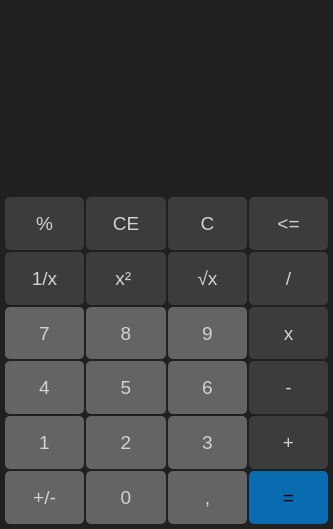
 <widget class="QMainWindow" name="MainWindow">
  <property name="enabled">
   <bool>true</bool>
  </property>
  <property name="geometry">
   <rect>
    <x>0</x>
    <y>0</y>
    <width>333</width>
    <height>529</height>
   </rect>
  </property>
  <property name="sizePolicy">
   <sizepolicy hsizetype="Fixed" vsizetype="Fixed">
    <horstretch>0</horstretch>
    <verstretch>0</verstretch>
   </sizepolicy>
  </property>
  <property name="focusPolicy">
   <enum>Qt::NoFocus</enum>
  </property>
  <property name="contextMenuPolicy">
   <enum>Qt::NoContextMenu</enum>
  </property>
  <property name="acceptDrops">
   <bool>false</bool>
  </property>
  <property name="windowTitle">
   <string notr="true">Calculator</string>
  </property>
  <property name="windowOpacity">
   <double>1.000000000000000</double>
  </property>
  <property name="toolTipDuration">
   <number>-1</number>
  </property>
  <property name="styleSheet">
   <string notr="true">background-color:rgb(32, 32, 32);
color:rgb(210, 210, 210);
border: 0px;</string>
  </property>
  <property name="toolButtonStyle">
   <enum>Qt::ToolButtonTextOnly</enum>
  </property>
  <property name="dockOptions">
   <set>QMainWindow::AnimatedDocks</set>
  </property>
  <widget class="QWidget" name="centralwidget">
   <layout class="QVBoxLayout" name="verticalLayout_2">
    <property name="sizeConstraint">
     <enum>QLayout::SetDefaultConstraint</enum>
    </property>
    <property name="leftMargin">
     <number>5</number>
    </property>
    <property name="topMargin">
     <number>5</number>
    </property>
    <property name="rightMargin">
     <number>5</number>
    </property>
    <property name="bottomMargin">
     <number>5</number>
    </property>
    <item>
     <layout class="QGridLayout" name="gridLayout_2">
      <property name="sizeConstraint">
       <enum>QLayout::SetNoConstraint</enum>
      </property>
      <property name="topMargin">
       <number>0</number>
      </property>
      <property name="bottomMargin">
       <number>0</number>
      </property>
      <property name="spacing">
       <number>0</number>
      </property>
      <item row="1" column="0">
       <layout class="QGridLayout" name="gridLayout">
        <property name="sizeConstraint">
         <enum>QLayout::SetFixedSize</enum>
        </property>
        <property name="spacing">
         <number>2</number>
        </property>
        <item row="1" column="3">
         <widget class="QPushButton" name="pushButton_24">
          <property name="sizePolicy">
           <sizepolicy hsizetype="Minimum" vsizetype="Expanding">
            <horstretch>0</horstretch>
            <verstretch>0</verstretch>
           </sizepolicy>
          </property>
          <property name="styleSheet">
           <string notr="true">font: 14pt;
background-color:rgb(60, 60, 60);
border-radius: 5px;</string>
          </property>
          <property name="text">
           <string>&lt;=</string>
          </property>
          <property name="autoExclusive">
           <bool>false</bool>
          </property>
          <property name="autoDefault">
           <bool>false</bool>
          </property>
          <property name="default">
           <bool>false</bool>
          </property>
          <property name="flat">
           <bool>false</bool>
          </property>
         </widget>
        </item>
        <item row="3" column="1">
         <widget class="QPushButton" name="pushButton_11">
          <property name="sizePolicy">
           <sizepolicy hsizetype="Minimum" vsizetype="Expanding">
            <horstretch>0</horstretch>
            <verstretch>0</verstretch>
           </sizepolicy>
          </property>
          <property name="font">
           <font>
            <family>MS Shell Dlg 2</family>
            <pointsize>14</pointsize>
            <weight>50</weight>
            <italic>false</italic>
            <bold>false</bold>
           </font>
          </property>
          <property name="styleSheet">
           <string notr="true">font: 14pt;
background-color:rgb(100, 100, 100);
border-radius: 5px;</string>
          </property>
          <property name="text">
           <string>8</string>
          </property>
          <property name="autoExclusive">
           <bool>false</bool>
          </property>
          <property name="autoDefault">
           <bool>false</bool>
          </property>
          <property name="default">
           <bool>false</bool>
          </property>
          <property name="flat">
           <bool>false</bool>
          </property>
         </widget>
        </item>
        <item row="1" column="2">
         <widget class="QPushButton" name="pushButton_19">
          <property name="enabled">
           <bool>true</bool>
          </property>
          <property name="sizePolicy">
           <sizepolicy hsizetype="Minimum" vsizetype="Expanding">
            <horstretch>0</horstretch>
            <verstretch>0</verstretch>
           </sizepolicy>
          </property>
          <property name="font">
           <font>
            <family>MS Shell Dlg 2</family>
            <pointsize>14</pointsize>
            <weight>50</weight>
            <italic>false</italic>
            <bold>false</bold>
           </font>
          </property>
          <property name="styleSheet">
           <string notr="true">font: 14pt;
background-color:rgb(60, 60, 60);
border-radius: 5px;</string>
          </property>
          <property name="text">
           <string>C</string>
          </property>
          <property name="autoExclusive">
           <bool>false</bool>
          </property>
          <property name="autoDefault">
           <bool>false</bool>
          </property>
          <property name="default">
           <bool>false</bool>
          </property>
          <property name="flat">
           <bool>false</bool>
          </property>
         </widget>
        </item>
        <item row="7" column="3">
         <widget class="QPushButton" name="pushButton_16">
          <property name="sizePolicy">
           <sizepolicy hsizetype="Minimum" vsizetype="Expanding">
            <horstretch>0</horstretch>
            <verstretch>0</verstretch>
           </sizepolicy>
          </property>
          <property name="font">
           <font>
            <family>MS Shell Dlg 2</family>
            <pointsize>14</pointsize>
            <weight>50</weight>
            <italic>false</italic>
            <bold>false</bold>
           </font>
          </property>
          <property name="styleSheet">
           <string notr="true">font: 14pt;
background-color:rgb(9, 107, 176);
color:black;
border-radius: 5px;
</string>
          </property>
          <property name="text">
           <string>=</string>
          </property>
          <property name="autoExclusive">
           <bool>false</bool>
          </property>
          <property name="autoDefault">
           <bool>false</bool>
          </property>
          <property name="default">
           <bool>false</bool>
          </property>
          <property name="flat">
           <bool>false</bool>
          </property>
         </widget>
        </item>
        <item row="2" column="2">
         <widget class="QPushButton" name="pushButton_23">
          <property name="sizePolicy">
           <sizepolicy hsizetype="Minimum" vsizetype="Expanding">
            <horstretch>0</horstretch>
            <verstretch>0</verstretch>
           </sizepolicy>
          </property>
          <property name="styleSheet">
           <string notr="true">font: 14pt;
background-color:rgb(60, 60, 60);
border-radius: 5px;</string>
          </property>
          <property name="text">
           <string>√x</string>
          </property>
          <property name="autoExclusive">
           <bool>false</bool>
          </property>
          <property name="autoDefault">
           <bool>false</bool>
          </property>
          <property name="default">
           <bool>false</bool>
          </property>
          <property name="flat">
           <bool>false</bool>
          </property>
         </widget>
        </item>
        <item row="1" column="1">
         <widget class="QPushButton" name="pushButton_18">
          <property name="sizePolicy">
           <sizepolicy hsizetype="Minimum" vsizetype="Expanding">
            <horstretch>0</horstretch>
            <verstretch>0</verstretch>
           </sizepolicy>
          </property>
          <property name="font">
           <font>
            <family>MS Shell Dlg 2</family>
            <pointsize>14</pointsize>
            <weight>50</weight>
            <italic>false</italic>
            <bold>false</bold>
           </font>
          </property>
          <property name="styleSheet">
           <string notr="true">font: 14pt;
background-color:rgb(60, 60, 60);
border-radius: 5px;</string>
          </property>
          <property name="text">
           <string>CE</string>
          </property>
          <property name="autoExclusive">
           <bool>false</bool>
          </property>
          <property name="autoDefault">
           <bool>false</bool>
          </property>
          <property name="default">
           <bool>false</bool>
          </property>
          <property name="flat">
           <bool>false</bool>
          </property>
         </widget>
        </item>
        <item row="3" column="0">
         <widget class="QPushButton" name="pushButton_10">
          <property name="sizePolicy">
           <sizepolicy hsizetype="Minimum" vsizetype="Expanding">
            <horstretch>0</horstretch>
            <verstretch>0</verstretch>
           </sizepolicy>
          </property>
          <property name="font">
           <font>
            <family>MS Shell Dlg 2</family>
            <pointsize>14</pointsize>
            <weight>50</weight>
            <italic>false</italic>
            <bold>false</bold>
           </font>
          </property>
          <property name="styleSheet">
           <string notr="true">font: 14pt;
background-color:rgb(100, 100, 100);
border-radius: 5px;</string>
          </property>
          <property name="text">
           <string>7</string>
          </property>
          <property name="autoExclusive">
           <bool>false</bool>
          </property>
          <property name="autoDefault">
           <bool>false</bool>
          </property>
          <property name="default">
           <bool>false</bool>
          </property>
          <property name="flat">
           <bool>false</bool>
          </property>
         </widget>
        </item>
        <item row="1" column="0">
         <widget class="QPushButton" name="pushButton_3">
          <property name="sizePolicy">
           <sizepolicy hsizetype="Minimum" vsizetype="Expanding">
            <horstretch>0</horstretch>
            <verstretch>0</verstretch>
           </sizepolicy>
          </property>
          <property name="font">
           <font>
            <family>MS Shell Dlg 2</family>
            <pointsize>14</pointsize>
            <weight>50</weight>
            <italic>false</italic>
            <bold>false</bold>
           </font>
          </property>
          <property name="styleSheet">
           <string notr="true">font: 14pt;
background-color:rgb(60, 60, 60);
border-radius: 5px;</string>
          </property>
          <property name="text">
           <string>%</string>
          </property>
          <property name="autoExclusive">
           <bool>false</bool>
          </property>
          <property name="autoDefault">
           <bool>false</bool>
          </property>
          <property name="default">
           <bool>false</bool>
          </property>
          <property name="flat">
           <bool>false</bool>
          </property>
         </widget>
        </item>
        <item row="3" column="3">
         <widget class="QPushButton" name="pushButton_13">
          <property name="sizePolicy">
           <sizepolicy hsizetype="Minimum" vsizetype="Expanding">
            <horstretch>0</horstretch>
            <verstretch>0</verstretch>
           </sizepolicy>
          </property>
          <property name="font">
           <font>
            <family>MS Shell Dlg 2</family>
            <pointsize>14</pointsize>
            <weight>50</weight>
            <italic>false</italic>
            <bold>false</bold>
           </font>
          </property>
          <property name="styleSheet">
           <string notr="true">font: 14pt;
background-color:rgb(60, 60, 60);
border-radius: 5px;</string>
          </property>
          <property name="text">
           <string>x</string>
          </property>
          <property name="autoExclusive">
           <bool>false</bool>
          </property>
          <property name="autoDefault">
           <bool>false</bool>
          </property>
          <property name="default">
           <bool>false</bool>
          </property>
          <property name="flat">
           <bool>false</bool>
          </property>
         </widget>
        </item>
        <item row="5" column="1">
         <widget class="QPushButton" name="pushButton_4">
          <property name="sizePolicy">
           <sizepolicy hsizetype="Minimum" vsizetype="Expanding">
            <horstretch>0</horstretch>
            <verstretch>0</verstretch>
           </sizepolicy>
          </property>
          <property name="font">
           <font>
            <family>MS Shell Dlg 2</family>
            <pointsize>14</pointsize>
            <weight>50</weight>
            <italic>false</italic>
            <bold>false</bold>
           </font>
          </property>
          <property name="styleSheet">
           <string notr="true">font: 14pt;
background-color:rgb(100, 100, 100);
border-radius: 5px;</string>
          </property>
          <property name="text">
           <string>5</string>
          </property>
          <property name="autoExclusive">
           <bool>false</bool>
          </property>
          <property name="autoDefault">
           <bool>false</bool>
          </property>
          <property name="default">
           <bool>false</bool>
          </property>
          <property name="flat">
           <bool>false</bool>
          </property>
         </widget>
        </item>
        <item row="6" column="0">
         <widget class="QPushButton" name="pushButton_2">
          <property name="sizePolicy">
           <sizepolicy hsizetype="Minimum" vsizetype="Expanding">
            <horstretch>0</horstretch>
            <verstretch>0</verstretch>
           </sizepolicy>
          </property>
          <property name="font">
           <font>
            <family>MS Shell Dlg 2</family>
            <pointsize>14</pointsize>
            <weight>50</weight>
            <italic>false</italic>
            <bold>false</bold>
           </font>
          </property>
          <property name="styleSheet">
           <string notr="true">font: 14pt;
background-color:rgb(100, 100, 100);
border-radius: 5px;</string>
          </property>
          <property name="text">
           <string>1</string>
          </property>
          <property name="autoExclusive">
           <bool>false</bool>
          </property>
          <property name="autoDefault">
           <bool>false</bool>
          </property>
          <property name="default">
           <bool>false</bool>
          </property>
          <property name="flat">
           <bool>false</bool>
          </property>
         </widget>
        </item>
        <item row="5" column="0">
         <widget class="QPushButton" name="pushButton_17">
          <property name="sizePolicy">
           <sizepolicy hsizetype="Minimum" vsizetype="Expanding">
            <horstretch>0</horstretch>
            <verstretch>0</verstretch>
           </sizepolicy>
          </property>
          <property name="font">
           <font>
            <family>MS Shell Dlg 2</family>
            <pointsize>14</pointsize>
            <weight>50</weight>
            <italic>false</italic>
            <bold>false</bold>
           </font>
          </property>
          <property name="styleSheet">
           <string notr="true">font: 14pt;
background-color:rgb(100, 100, 100);
border-radius: 5px;</string>
          </property>
          <property name="text">
           <string>4</string>
          </property>
          <property name="autoExclusive">
           <bool>false</bool>
          </property>
          <property name="autoDefault">
           <bool>false</bool>
          </property>
          <property name="default">
           <bool>false</bool>
          </property>
          <property name="flat">
           <bool>false</bool>
          </property>
         </widget>
        </item>
        <item row="3" column="2">
         <widget class="QPushButton" name="pushButton_12">
          <property name="sizePolicy">
           <sizepolicy hsizetype="Minimum" vsizetype="Expanding">
            <horstretch>0</horstretch>
            <verstretch>0</verstretch>
           </sizepolicy>
          </property>
          <property name="font">
           <font>
            <family>MS Shell Dlg 2</family>
            <pointsize>14</pointsize>
            <weight>50</weight>
            <italic>false</italic>
            <bold>false</bold>
           </font>
          </property>
          <property name="styleSheet">
           <string notr="true">font: 14pt;
background-color:rgb(100, 100, 100);
border-radius: 5px;</string>
          </property>
          <property name="text">
           <string>9</string>
          </property>
          <property name="autoExclusive">
           <bool>false</bool>
          </property>
          <property name="autoDefault">
           <bool>false</bool>
          </property>
          <property name="default">
           <bool>false</bool>
          </property>
          <property name="flat">
           <bool>false</bool>
          </property>
         </widget>
        </item>
        <item row="6" column="1">
         <widget class="QPushButton" name="pushButton_5">
          <property name="sizePolicy">
           <sizepolicy hsizetype="Minimum" vsizetype="Expanding">
            <horstretch>0</horstretch>
            <verstretch>0</verstretch>
           </sizepolicy>
          </property>
          <property name="font">
           <font>
            <family>MS Shell Dlg 2</family>
            <pointsize>14</pointsize>
            <weight>50</weight>
            <italic>false</italic>
            <bold>false</bold>
           </font>
          </property>
          <property name="styleSheet">
           <string notr="true">font: 14pt;
background-color:rgb(100, 100, 100);
border-radius: 5px;</string>
          </property>
          <property name="text">
           <string>2</string>
          </property>
          <property name="autoExclusive">
           <bool>false</bool>
          </property>
          <property name="autoDefault">
           <bool>false</bool>
          </property>
          <property name="default">
           <bool>false</bool>
          </property>
          <property name="flat">
           <bool>false</bool>
          </property>
         </widget>
        </item>
        <item row="6" column="2">
         <widget class="QPushButton" name="pushButton_8">
          <property name="sizePolicy">
           <sizepolicy hsizetype="Minimum" vsizetype="Expanding">
            <horstretch>0</horstretch>
            <verstretch>0</verstretch>
           </sizepolicy>
          </property>
          <property name="font">
           <font>
            <family>MS Shell Dlg 2</family>
            <pointsize>14</pointsize>
            <weight>50</weight>
            <italic>false</italic>
            <bold>false</bold>
           </font>
          </property>
          <property name="styleSheet">
           <string notr="true">font: 14pt;
background-color:rgb(100, 100, 100);
border-radius: 5px;</string>
          </property>
          <property name="text">
           <string>3</string>
          </property>
          <property name="autoExclusive">
           <bool>false</bool>
          </property>
          <property name="autoDefault">
           <bool>false</bool>
          </property>
          <property name="default">
           <bool>false</bool>
          </property>
          <property name="flat">
           <bool>false</bool>
          </property>
         </widget>
        </item>
        <item row="7" column="1">
         <widget class="QPushButton" name="pushButton_6">
          <property name="sizePolicy">
           <sizepolicy hsizetype="Minimum" vsizetype="Expanding">
            <horstretch>0</horstretch>
            <verstretch>0</verstretch>
           </sizepolicy>
          </property>
          <property name="font">
           <font>
            <family>MS Shell Dlg 2</family>
            <pointsize>14</pointsize>
            <weight>50</weight>
            <italic>false</italic>
            <bold>false</bold>
           </font>
          </property>
          <property name="styleSheet">
           <string notr="true">font: 14pt;
background-color:rgb(100, 100, 100);
border-radius: 5px;</string>
          </property>
          <property name="text">
           <string>0</string>
          </property>
          <property name="autoExclusive">
           <bool>false</bool>
          </property>
          <property name="autoDefault">
           <bool>false</bool>
          </property>
          <property name="default">
           <bool>false</bool>
          </property>
          <property name="flat">
           <bool>false</bool>
          </property>
         </widget>
        </item>
        <item row="6" column="3">
         <widget class="QPushButton" name="pushButton_15">
          <property name="sizePolicy">
           <sizepolicy hsizetype="Minimum" vsizetype="Expanding">
            <horstretch>0</horstretch>
            <verstretch>0</verstretch>
           </sizepolicy>
          </property>
          <property name="font">
           <font>
            <family>MS Shell Dlg 2</family>
            <pointsize>14</pointsize>
            <weight>50</weight>
            <italic>false</italic>
            <bold>false</bold>
           </font>
          </property>
          <property name="styleSheet">
           <string notr="true">font: 14pt;
background-color:rgb(60, 60, 60);
border-radius: 5px;</string>
          </property>
          <property name="text">
           <string>+</string>
          </property>
          <property name="autoExclusive">
           <bool>false</bool>
          </property>
          <property name="autoDefault">
           <bool>false</bool>
          </property>
          <property name="default">
           <bool>false</bool>
          </property>
          <property name="flat">
           <bool>false</bool>
          </property>
         </widget>
        </item>
        <item row="5" column="3">
         <widget class="QPushButton" name="pushButton_14">
          <property name="sizePolicy">
           <sizepolicy hsizetype="Minimum" vsizetype="Expanding">
            <horstretch>0</horstretch>
            <verstretch>0</verstretch>
           </sizepolicy>
          </property>
          <property name="font">
           <font>
            <family>MS Shell Dlg 2</family>
            <pointsize>14</pointsize>
            <weight>50</weight>
            <italic>false</italic>
            <bold>false</bold>
           </font>
          </property>
          <property name="styleSheet">
           <string notr="true">font: 14pt;
background-color:rgb(60, 60, 60);
border-radius: 5px;</string>
          </property>
          <property name="text">
           <string>-</string>
          </property>
          <property name="autoExclusive">
           <bool>false</bool>
          </property>
          <property name="autoDefault">
           <bool>false</bool>
          </property>
          <property name="default">
           <bool>false</bool>
          </property>
          <property name="flat">
           <bool>false</bool>
          </property>
         </widget>
        </item>
        <item row="7" column="0">
         <widget class="QPushButton" name="pushButton">
          <property name="sizePolicy">
           <sizepolicy hsizetype="Minimum" vsizetype="Expanding">
            <horstretch>0</horstretch>
            <verstretch>0</verstretch>
           </sizepolicy>
          </property>
          <property name="font">
           <font>
            <family>MS Shell Dlg 2</family>
            <pointsize>14</pointsize>
            <weight>50</weight>
            <italic>false</italic>
            <bold>false</bold>
           </font>
          </property>
          <property name="styleSheet">
           <string notr="true">font: 14pt;
background-color:rgb(100, 100, 100);
border-radius: 5px;</string>
          </property>
          <property name="text">
           <string>+/-</string>
          </property>
          <property name="autoExclusive">
           <bool>false</bool>
          </property>
          <property name="autoDefault">
           <bool>false</bool>
          </property>
          <property name="default">
           <bool>false</bool>
          </property>
          <property name="flat">
           <bool>false</bool>
          </property>
         </widget>
        </item>
        <item row="7" column="2">
         <widget class="QPushButton" name="pushButton_7">
          <property name="sizePolicy">
           <sizepolicy hsizetype="Minimum" vsizetype="Expanding">
            <horstretch>0</horstretch>
            <verstretch>0</verstretch>
           </sizepolicy>
          </property>
          <property name="font">
           <font>
            <family>MS Shell Dlg 2</family>
            <pointsize>14</pointsize>
            <weight>50</weight>
            <italic>false</italic>
            <bold>false</bold>
           </font>
          </property>
          <property name="styleSheet">
           <string notr="true">font: 14pt;
background-color:rgb(100, 100, 100);
border-radius: 5px;</string>
          </property>
          <property name="text">
           <string>,</string>
          </property>
          <property name="autoExclusive">
           <bool>false</bool>
          </property>
          <property name="autoDefault">
           <bool>false</bool>
          </property>
          <property name="default">
           <bool>false</bool>
          </property>
          <property name="flat">
           <bool>false</bool>
          </property>
         </widget>
        </item>
        <item row="2" column="0">
         <widget class="QPushButton" name="pushButton_21">
          <property name="sizePolicy">
           <sizepolicy hsizetype="Minimum" vsizetype="Expanding">
            <horstretch>0</horstretch>
            <verstretch>0</verstretch>
           </sizepolicy>
          </property>
          <property name="styleSheet">
           <string notr="true">font: 14pt;
background-color:rgb(60, 60, 60);
border-radius: 5px;</string>
          </property>
          <property name="text">
           <string>1/x</string>
          </property>
          <property name="autoExclusive">
           <bool>false</bool>
          </property>
          <property name="autoDefault">
           <bool>false</bool>
          </property>
          <property name="default">
           <bool>false</bool>
          </property>
          <property name="flat">
           <bool>false</bool>
          </property>
         </widget>
        </item>
        <item row="2" column="1">
         <widget class="QPushButton" name="pushButton_22">
          <property name="sizePolicy">
           <sizepolicy hsizetype="Minimum" vsizetype="Expanding">
            <horstretch>0</horstretch>
            <verstretch>0</verstretch>
           </sizepolicy>
          </property>
          <property name="styleSheet">
           <string notr="true">font: 14pt;
background-color:rgb(60, 60, 60);
border-radius: 5px;</string>
          </property>
          <property name="text">
           <string>x² </string>
          </property>
          <property name="autoExclusive">
           <bool>false</bool>
          </property>
          <property name="autoDefault">
           <bool>false</bool>
          </property>
          <property name="default">
           <bool>false</bool>
          </property>
          <property name="flat">
           <bool>false</bool>
          </property>
         </widget>
        </item>
        <item row="5" column="2">
         <widget class="QPushButton" name="pushButton_9">
          <property name="sizePolicy">
           <sizepolicy hsizetype="Minimum" vsizetype="Expanding">
            <horstretch>0</horstretch>
            <verstretch>0</verstretch>
           </sizepolicy>
          </property>
          <property name="font">
           <font>
            <family>MS Shell Dlg 2</family>
            <pointsize>14</pointsize>
            <weight>50</weight>
            <italic>false</italic>
            <bold>false</bold>
           </font>
          </property>
          <property name="styleSheet">
           <string notr="true">font: 14pt;
background-color:rgb(100, 100, 100);
border-radius: 5px;</string>
          </property>
          <property name="text">
           <string>6</string>
          </property>
          <property name="autoExclusive">
           <bool>false</bool>
          </property>
          <property name="autoDefault">
           <bool>false</bool>
          </property>
          <property name="default">
           <bool>false</bool>
          </property>
          <property name="flat">
           <bool>false</bool>
          </property>
         </widget>
        </item>
        <item row="2" column="3">
         <widget class="QPushButton" name="pushButton_20">
          <property name="sizePolicy">
           <sizepolicy hsizetype="Minimum" vsizetype="Expanding">
            <horstretch>0</horstretch>
            <verstretch>0</verstretch>
           </sizepolicy>
          </property>
          <property name="font">
           <font>
            <family>MS Shell Dlg 2</family>
            <pointsize>14</pointsize>
            <weight>50</weight>
            <italic>false</italic>
            <bold>false</bold>
           </font>
          </property>
          <property name="styleSheet">
           <string notr="true">font: 14pt;
background-color:rgb(60, 60, 60);
border-radius: 5px;</string>
          </property>
          <property name="text">
           <string>/</string>
          </property>
          <property name="autoExclusive">
           <bool>false</bool>
          </property>
          <property name="autoDefault">
           <bool>false</bool>
          </property>
          <property name="default">
           <bool>false</bool>
          </property>
          <property name="flat">
           <bool>false</bool>
          </property>
         </widget>
        </item>
       </layout>
      </item>
      <item row="0" column="0">
       <widget class="QTextEdit" name="textEdit">
        <property name="enabled">
         <bool>false</bool>
        </property>
        <property name="sizePolicy">
         <sizepolicy hsizetype="Expanding" vsizetype="Fixed">
          <horstretch>0</horstretch>
          <verstretch>0</verstretch>
         </sizepolicy>
        </property>
        <property name="font">
         <font>
          <pointsize>21</pointsize>
         </font>
        </property>
        <property name="styleSheet">
         <string notr="true">border-radius: 5px;</string>
        </property>
        <property name="html">
         <string>&lt;!DOCTYPE HTML PUBLIC &quot;-//W3C//DTD HTML 4.0//EN&quot; &quot;http://www.w3.org/TR/REC-html40/strict.dtd&quot;&gt;
&lt;html&gt;&lt;head&gt;&lt;meta name=&quot;qrichtext&quot; content=&quot;1&quot; /&gt;&lt;style type=&quot;text/css&quot;&gt;
p, li { white-space: pre-wrap; }
&lt;/style&gt;&lt;/head&gt;&lt;body style=&quot; font-family:'MS Shell Dlg 2'; font-size:21pt; font-weight:400; font-style:normal;&quot;&gt;
&lt;p style=&quot;-qt-paragraph-type:empty; margin-top:0px; margin-bottom:0px; margin-left:0px; margin-right:0px; -qt-block-indent:0; text-indent:0px;&quot;&gt;&lt;br /&gt;&lt;/p&gt;&lt;/body&gt;&lt;/html&gt;</string>
        </property>
       </widget>
      </item>
     </layout>
    </item>
   </layout>
  </widget>
 </widget>
